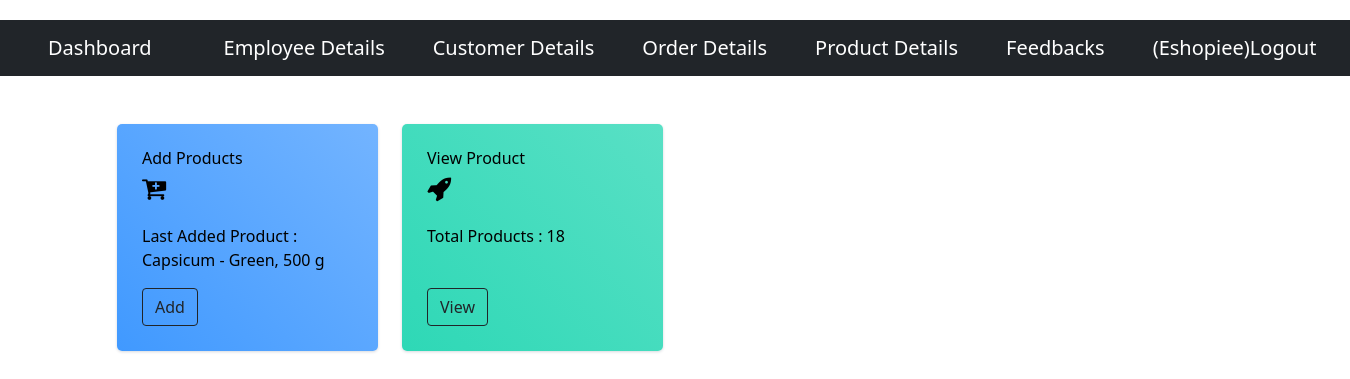
The page /dash/products (signed in) on the database as committed earlier.
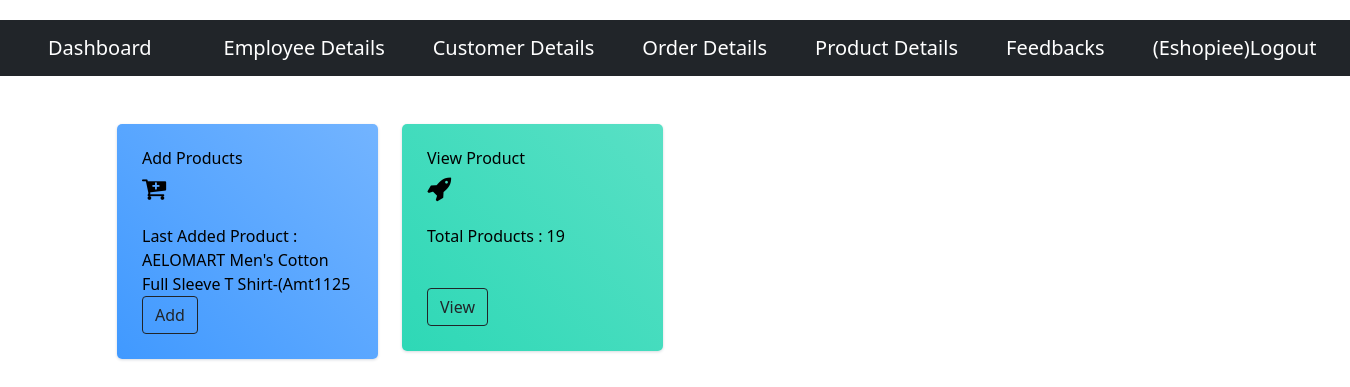
The same page on the database as committed later.
### store/models.py (models this page shows, shortened)
class Product(models.Model):
    name = models.CharField(max_length=200)
    price = models.IntegerField(default=0)
    category = models.ForeignKey(Category, on_delete=models.CASCADE, default=1)
    description = models.CharField(max_length=200,default='',blank=True)
    image = models.ImageField(upload_to='products/')
    submitted_at = models.DateTimeField(auto_now_add=True)
    updated_at = models.DateTimeField(auto_now=True)
    def __str__(self):
        return self.name

### adminpanel/views.py (the view)
# urls.py: path('products',products.as_view(),name='products'),
class products(View):
	template_name = 'products.html'
	model= Product
	@method_decorator(login_required(login_url='login'))
	def get(self,request):
		count1 = Product.objects.latest('submitted_at')
		count = Product.objects.all().count()
		mydictionary ={
			'count' : count,
			'count1' : count1
		}
		return render(request,self.template_name,mydictionary)

### adminpanel/templates/products.html (shortened to what this page needs)
{% extends 'base1.html' %}
{% load static %}
{% block content %}
<body style="background-color: rgb(255, 255, 255);"></body>
<link href="https://maxcdn.bootstrapcdn.com/font-awesome/4.3.0/css/font-awesome.min.css" rel="stylesheet">
<div class="container">
    <div class="row">
        <div class="col-md-4 col-xl-3">
            <div class="card bg-c-blue order-card">
                <div class="card-block">
                    <h6 class="m-b-20">Add Products</h6>
                    <h2 class="text-right"><i class="fa fa-cart-plus f-left"></i></h2><br>
                    <br>
                    <p class="m-b-0">Last Added Product : <span class="f-right">{{count1}}</span></p><br>
                    <a href="{% url 'productadd' %}" class="btn btn-outline-dark">Add</a>
                </div>
            </div>
        </div>
        <div class="col-md-4 col-xl-3">
            <div class="card bg-c-green order-card">
                <div class="card-block">
                    <h6 class="m-b-20">View Product</h6>
                    <h2 class="text-right"><i class="fa fa-rocket f-left"></i></h2>
                    <br><br>
                    <p class="m-b-0">Total Products : {{count}}</p><br>
                    <a href="{% url 'listproduct' %}" class="btn btn-outline-dark">View</a>
                </div>
            </div>
        </div>
	</div>
</div>
{% endblock %}

Rows that differ between the two databases and show on the page:
no longer on this page (row unchanged): Product: name "Capsicum - Green, 500 g"
added Product: name "AELOMART Men's Cotton Full Sleeve T Shirt-(Amt1125"
Other text that changed with them:
{{ count }}: "18" → "19"
